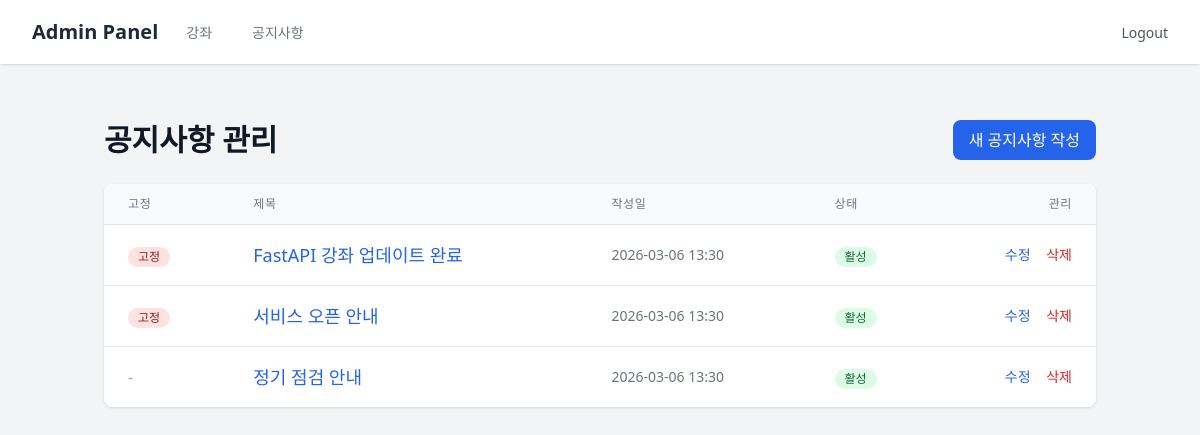
The page /admin/notices/ (signed in) on the database as committed earlier.
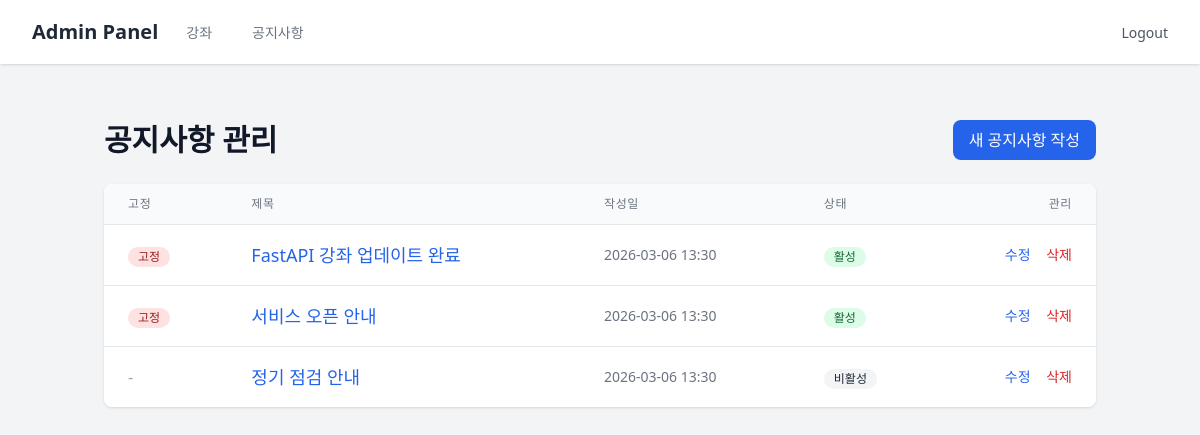
The same page on the database as committed later.
### models/__init__.py (models this page shows)
class Notice(SQLModel, table=True):
    id: Optional[int] = Field(default=None, primary_key=True)
    title: str
    content: str
    created_at: datetime = Field(default_factory=datetime.utcnow)
    updated_at: datetime = Field(default_factory=datetime.utcnow)
    is_pinned: bool = Field(default=False)  # 고정 공지 여부
    is_active: bool = Field(default=True)  # 활성화 여부

### routers/admin_notices.py (the view)
@router.get("/")
def admin_notices_list(
    request: Request,
    user: User = Depends(get_current_admin_user),
    session: Session = Depends(get_session)
):
    notices = session.exec(
        select(Notice).order_by(Notice.is_pinned.desc(), Notice.created_at.desc())
    ).all()
    return templates.TemplateResponse(
        request=request,
        name="admin/notice_list.html",
        context={"user": user, "notices": notices}
    )

### templates/admin/notice_list.html (shortened to what this page needs)
{% extends "admin/base.html" %}
{% block content %}
<div class="container mx-auto px-4 py-8">
    <div class="flex justify-between items-center mb-6">
        <h1 class="text-3xl font-bold text-gray-900">공지사항 관리</h1>
        <a href="/admin/notices/new"
           class="bg-blue-600 hover:bg-blue-700 text-white px-4 py-2 rounded-lg font-medium transition">
            새 공지사항 작성
        </a>
    </div>
    <div class="bg-white rounded-lg shadow overflow-hidden">
        <table class="min-w-full divide-y divide-gray-200">
            <thead class="bg-gray-50">
                <tr>
                    <th class="px-6 py-3 text-left text-xs font-medium text-gray-500 uppercase tracking-wider">
                        고정
                    </th>
                    <th class="px-6 py-3 text-left text-xs font-medium text-gray-500 uppercase tracking-wider">
                        제목
                    </th>
                    <th class="px-6 py-3 text-left text-xs font-medium text-gray-500 uppercase tracking-wider">
                        작성일
                    </th>
                    <th class="px-6 py-3 text-left text-xs font-medium text-gray-500 uppercase tracking-wider">
                        상태
                    </th>
                    <th class="px-6 py-3 text-right text-xs font-medium text-gray-500 uppercase tracking-wider">
                        관리
                    </th>
                </tr>
            </thead>
            <tbody class="bg-white divide-y divide-gray-200">
                {% for notice in notices %}
                <tr class="hover:bg-gray-50">
                    <td class="px-6 py-4 whitespace-nowrap">
                        {% if notice.is_pinned %}
                        <span class="inline-flex items-center px-2.5 py-0.5 rounded-full text-xs font-medium bg-red-100 text-red-800">
                            고정
                        </span>
                        {% else %}
                        <span class="text-gray-400">-</span>
                        {% endif %}
                    </td>
                    <td class="px-6 py-4">
                        <a href="/admin/notices/{{ notice.id }}"
                           class="text-lg font-medium text-blue-600 hover:text-blue-800">
                            {{ notice.title }}
                        </a>
                    </td>
                    <td class="px-6 py-4 whitespace-nowrap text-sm text-gray-500">
                        {{ notice.created_at.strftime("%Y-%m-%d %H:%M") }}
                    </td>
                    <td class="px-6 py-4 whitespace-nowrap">
                        {% if notice.is_active %}
                        <span class="inline-flex items-center px-2.5 py-0.5 rounded-full text-xs font-medium bg-green-100 text-green-800">
                            활성
                        </span>
                        {% else %}
                        <span class="inline-flex items-center px-2.5 py-0.5 rounded-full text-xs font-medium bg-gray-100 text-gray-800">
                            비활성
                        </span>
                        {% endif %}
                    </td>
                    <td class="px-6 py-4 whitespace-nowrap text-right text-sm font-medium">
                        <a href="/admin/notices/{{ notice.id }}/edit"
                           class="text-blue-600 hover:text-blue-900 mr-3">수정</a>
                        <form action="/admin/notices/{{ notice.id }}/delete"
                              method="POST"
                              class="inline"
                              onsubmit="return confirm('정말 삭제하시겠습니까?');">
                            <button type="submit" class="text-red-600 hover:text-red-900">삭제</button>
                        </form>
                    </td>
                </tr>
                {% else %}
                <tr>
                    <td colspan="5" class="px-6 py-8 text-center text-gray-500">
                        등록된 공지사항이 없습니다.
                    </td>
                </tr>
                {% endfor %}
            </tbody>
        </table>
    </div>
</div>
{% endblock %}

Rows that differ between the two databases and show on the page:
changed Notice "정기 점검 안내": is_active "활성" → "비활성"
